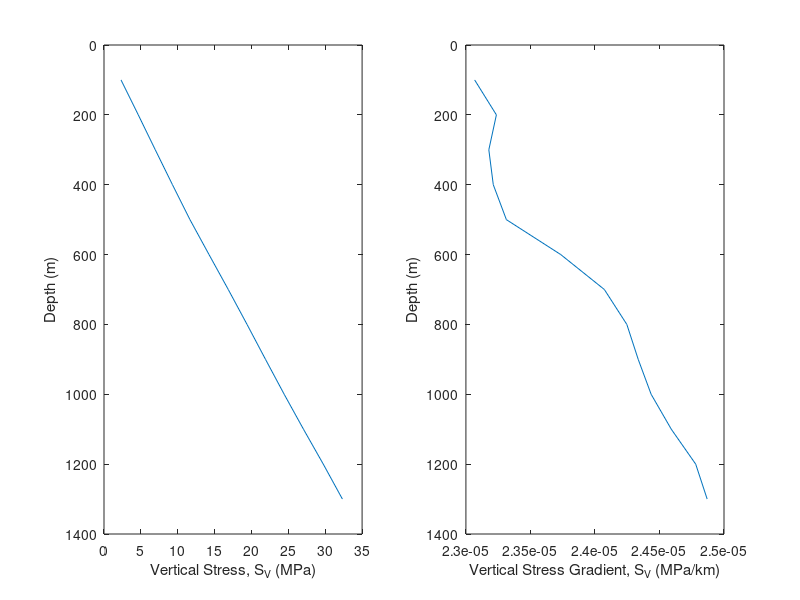

Write the MATLAB code that produced this figure.
clear;

% Pulled Sv data from Figure 5-20 of NAGRA's TRU1-1 report, Dossier VI, Page 64 (p.72).
z=[100 200 300 400 500 600 700 800 900 1000 1100 1200 1300];
Sv=[16.8318 33.9095 50.7361 67.7488 85.0563 103.9125 122.9567 141.5391 159.8102 178.298 197.3812 216.9817 235.9056]*35/255.385;

% Plot results.
figure(1); clf;
subplot(121);
plot(Sv,z);
xlabel('Vertical Stress, S_V (MPa)'); ylabel('Depth (m)');
set(gca, 'YDir','reverse');
subplot(122);
plot(Sv./(z*1000),z);
xlabel('Vertical Stress Gradient, S_V (MPa/km)'); ylabel('Depth (m)');
set(gca, 'YDir','reverse');

% Report values.
%mean()

